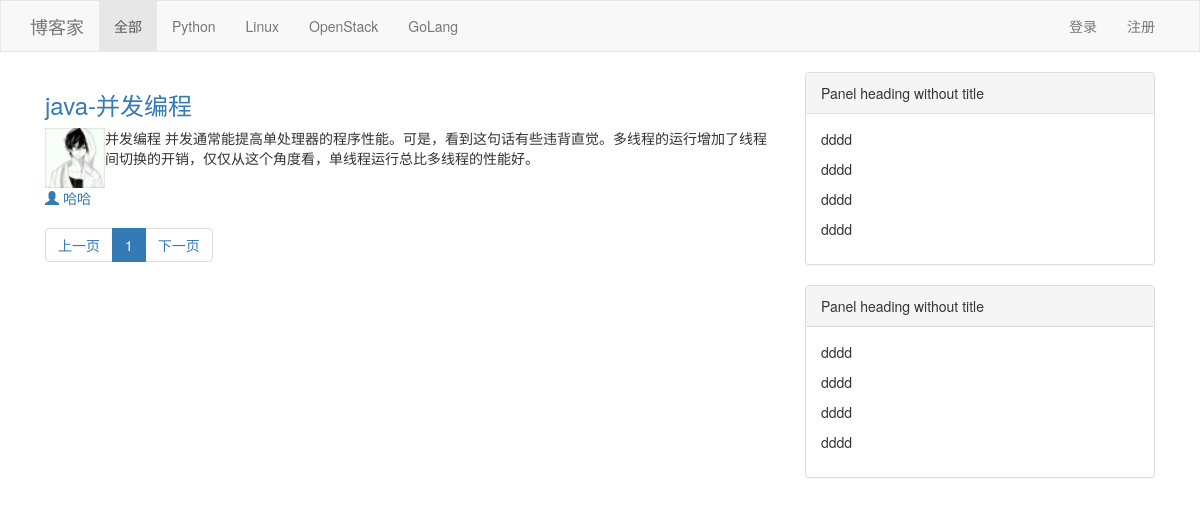
/, run on an earlier commit of the app's database.
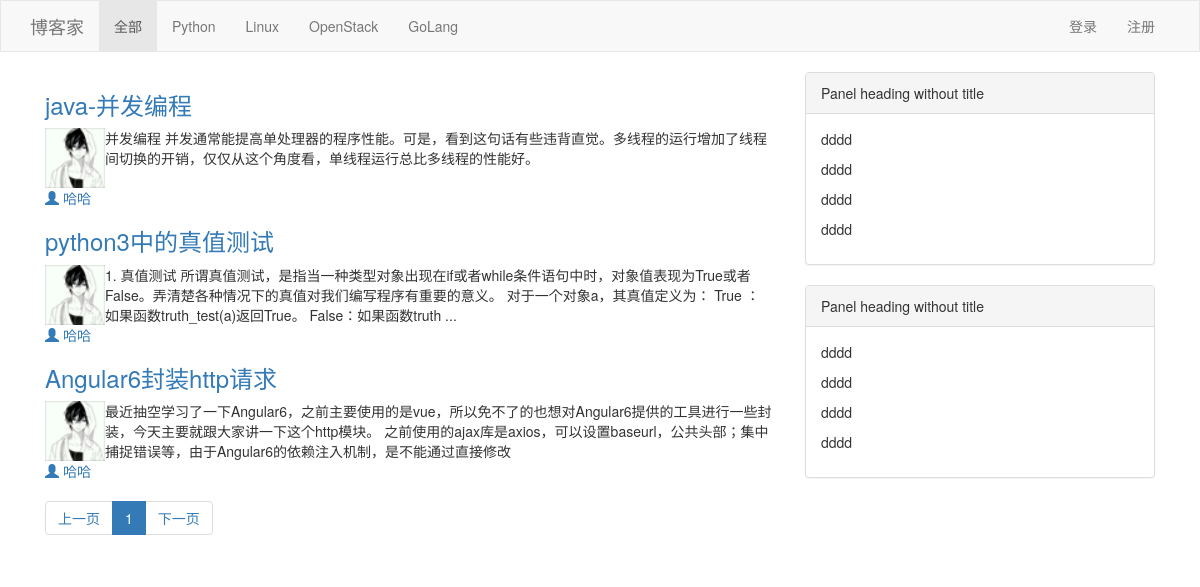
And on a later commit of the database.
### app01/models.py (models this page shows)
class Article(models.Model):
    nid = models.BigAutoField(primary_key=True)
    title = models.CharField(verbose_name='文章标题',max_length=128)
    summary = models.CharField(verbose_name='文章简介',max_length=255)
    read_count = models.IntegerField(default=0)
    comment_count = models.IntegerField(default=0)
    up_count = models.IntegerField(default=0)
    down_count = models.IntegerField(default=0)
    create_time = models.DateTimeField(verbose_name='创建时间',auto_now_add=True)
    blog = models.ForeignKey(verbose_name='所属博客', to='Blog',to_field='nid',on_delete=models.CASCADE)
    category = models.ForeignKey(verbose_name='个人文章类型', to='Category',to_field='nid',null=True,on_delete=models.CASCADE)
    tag = models.ManyToManyField(
        to='Tag',
        through='Article2Tag',
        through_fields=('article','tag')
    )
    type_choices = [               #全局类型
        (1,'Python'),
        (2,'Linux'),
        (3,'OpenStack'),
        (4,'GoLang'),
    ]
    article_type_id = models.IntegerField(choices=type_choices,default=None)

class Blog(models.Model):
    nid = models.BigAutoField(primary_key=True)
    title = models.CharField(verbose_name='个人博客标题',max_length=64),
    site = models.CharField(verbose_name='个人博客后缀',max_length=32,unique=True)
    theme = models.CharField(verbose_name='博客主题',max_length=32)
    user = models.OneToOneField(to="UserInfo",to_field='nid',on_delete=models.CASCADE)

class UserInfo(models.Model):
    nid = models.BigAutoField(primary_key=True)
    username = models.CharField(verbose_name='用户名',max_length=32,unique=True)
    password = models.CharField(verbose_name='密码',max_length=32)
    nickname = models.CharField(verbose_name='昵称',max_length=32)
    email = models.EmailField(verbose_name='邮箱',unique=True)
    avatar = models.ImageField(verbose_name='头像',null=True)
    create_time = models.DateTimeField(verbose_name='创建时间',auto_now_add=True)
    fans = models.ManyToManyField(verbose_name='粉丝',
                                  to='UserInfo',
                                  through='UserFans',
                                  through_fields=('user','follower'),
                                  related_name='f'
                                  )

### app01/views.py (the view)
# urls.py: url(r'^all/(?P<type_id>\d+)', views.index),
def index(request,*args,**kwargs):
    username = request.session.get('username')
    nickname = request.session.get('nickname')
    if not username:
        session_stat = 0
    else:
        session_stat = 1
    type_id = int(kwargs.get('type_id')) if kwargs.get('type_id') else None
    condition = {}
    if type_id:
        condition['article_type_id'] = type_id
    article_list = models.Article.objects.filter(**condition)
    article_type_choices = models.Article.type_choices
    all_count = article_list.count()
    page_info = PageInfo(request.GET.get('page'),all_count,10,'/index.html',11)
    article_list_page = article_list[page_info.start():page_info.end()]
    return render(
        request,
        'index.html',
        {
            'article_type_choices':article_type_choices,
            'type_id': type_id,
            'article_list_page':article_list_page,
            'page_info':page_info,
            'session_stat':session_stat,
            'nickname':nickname
        },
    )

### utils/pager.py (called while the page is built)
    def start(self):
        return (self.current_page-1) * self.per_page

    def end(self):
        return self.current_page * self.per_page

### templates/index.html (shortened to what this page needs)
<!DOCTYPE html>
<html lang="en">
<head>
    <link rel="stylesheet" href="/static/css/common.css">
    <link rel="stylesheet" href="/static/plugin/bootstrap-3.3.7-dist/css/bootstrap.css">
</head>
<body>
    <nav class="no_radius navbar navbar-default">
  <div class="container">
    <div class="navbar-header">
      <a class="navbar-brand" href="/">博客家</a>
    </div>
    <div class="collapse navbar-collapse" id="bs-example-navbar-collapse-1">
      <ul class="nav navbar-nav">
        {% if type_id %}
            <li><a href="/">全部</a></li>
        {% else %}
            <li class="active"><a href="/">全部</a></li>
        {% endif %}
        {% for type in article_type_choices %}
            {% if type_id == type.0 %}
                <li class="active"><a href="/all/{{ type.0 }}">{{ type.1 }}</a></li>
            {% else %}
                <li><a href="/all/{{ type.0 }}">{{ type.1 }}</a></li>
            {% endif %}
        {% endfor %}
      </ul>
      {% if session_stat %}
          <ul class="nav navbar-nav navbar-right">
            <li><a href="/login/">{{ nickname }}</a></li>
            <li><a href="/login/">我的博客</a></li>
            <li><a href="/login/">管理</a></li>
            <li><a href="/login/">退出</a></li>
          </ul>
      {% else %}
          <ul class="nav navbar-nav navbar-right">
            <li><a href="/login/">登录</a></li>
            <li><a href="/register/">注册</a></li>
          </ul>
      {% endif %}
    </div>
  </div>
</nav>
    <div class="container">
        <div class="col-md-8">
            <div class="article-list">
                {% for article in article_list_page %}
                    <div class="article-item">
                        <h3 class="art-head"><a href="">{{ article.title }}</a></h3>
                        <div class="art-body clearfix">
                            <a class="left"  href=""><img src={{ article.blog.user.avatar }}></a>
                            {{ article.summary }}
                        </div>
                        <div class="art-footer">
                            <a href="">
                                <span class="glyphicon glyphicon-user"></span>
                                {{ article.blog.user.nickname }}
                            </a>
                        </div>
                    </div>
                {% endfor %}
            </div>
            {% if article_list_page %}
            <nav aria-label="Page navigation">
              <ul class="pagination">
                  {{ page_info.pager|safe }}
              </ul>
            </nav>
            {% endif %}
        </div>
        <div class="col-md-4">
            <div class="panel panel-default">
              <div class="panel-heading">Panel heading without title</div>
              <div class="panel-body">
                <p>dddd</p>
                <p>dddd</p>
                <p>dddd</p>
                <p>dddd</p>
              </div>
            </div>
            <div class="panel panel-default">
              <div class="panel-heading">Panel heading without title</div>
              <div class="panel-body">
                <p>dddd</p>
                <p>dddd</p>
                <p>dddd</p>
                <p>dddd</p>
              </div>
            </div>
        </div>
    </div>
</body>
</html>

### static/css/common.css (style rules this page uses)
.no_radius { border-radius: 0!important; }
.left { float: left; }
.article-list .article-item .art-body img { width: 60px; height: 60px; }

What changed in the data, as far as the page shows it:
added Article: title "python3中的真值测试", blog.user.avatar (picture), summary "1. 真值测试 所谓真值测试，是指当一种类型对象出现在if或者while条件语句中时，对象值表现为True或者False。弄清楚各种情况下的真值对我们编写程序有重要的意义。 对于一个对象a，其真值定义为： True ： 如果函数truth_test(a)返回True。 False：如果函数truth ...", blog.user.nickname "哈哈"
added Article: title "Angular6封装http请求", blog.user.avatar (picture), summary "最近抽空学习了一下Angular6，之前主要使用的是vue，所以免不了的也想对Angular6提供的工具进行一些封装，今天主要就跟大家讲一下这个http模块。 之前使用的ajax库是axios，可以设置baseurl，公共头部；集中捕捉错误等，由于Angular6的依赖注入机制，是不能通过直接修改", blog.user.nickname "哈哈"
